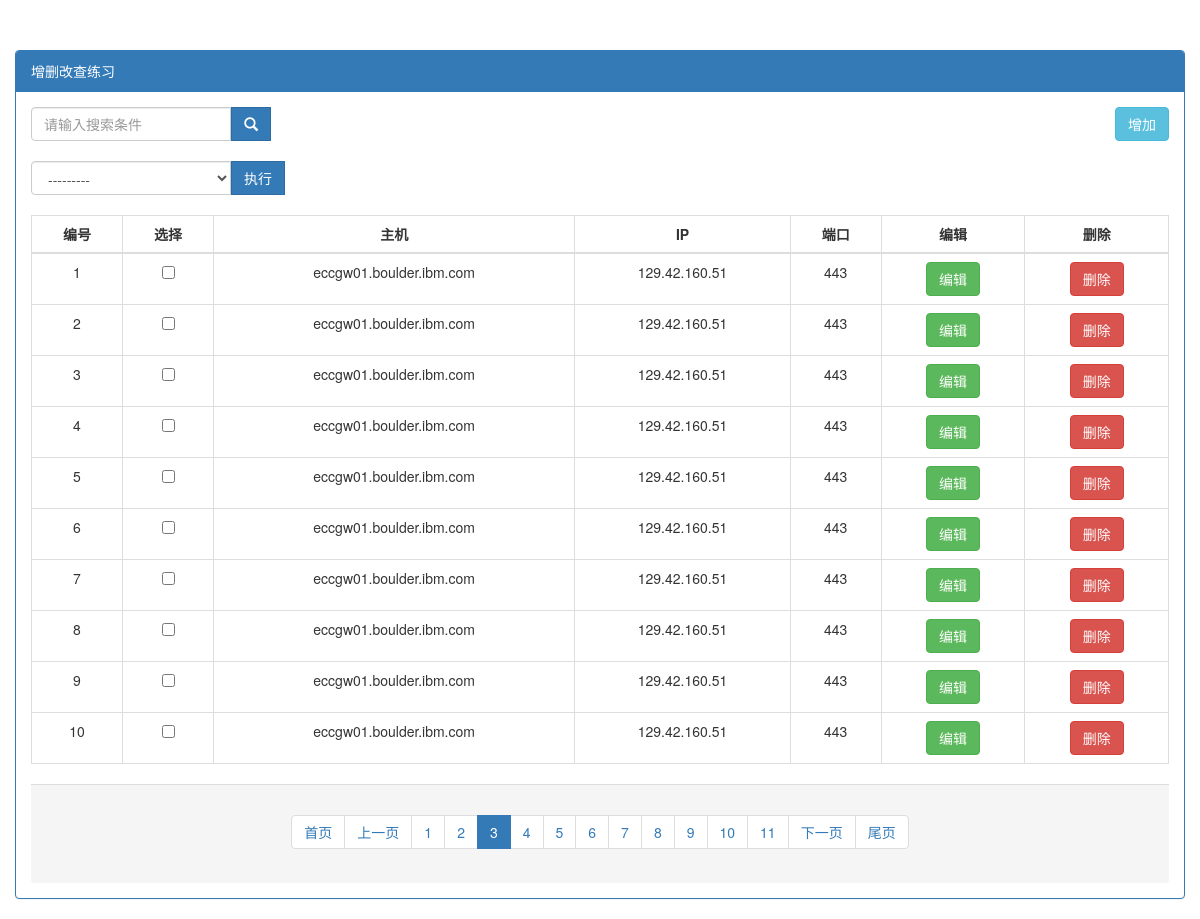
/user/?page=3, run on the app's committed database.
### app02/models.py (models this page shows, shortened)
class Host(models.Model):
    hostname = models.CharField(max_length=32,verbose_name="主机名")
    ip = models.GenericIPAddressField(protocol='both',verbose_name="IP")
    port = models.IntegerField(verbose_name='端口')

### app02/views.py (the view)
# urls.py: url(r'^user/$', user),
def user(request):
    if request.method == "POST":
        func_name_str = request.POST.get("list_action")
        pk_list = request.POST.getlist("pk")
        if func_name_str == "批量删除" and pk_list:
            Host.objects.filter(id__in=pk_list).delete()
            return redirect("/user/")
    key_word = request.GET.get("key",'')
    all_host = Host.objects.filter(Q(hostname__icontains=key_word)|Q(ip__icontains=key_word)|Q(port__icontains=key_word))
    pager_obj = Pagination(request.GET.get('page', 1), len(all_host), request.path_info, request.GET)
    user_list = all_host[pager_obj.start:pager_obj.end]
    html = pager_obj.page_html()
    list_condition = request.GET.urlencode()
    params = QueryDict(mutable=True)
    params['_list_filter'] = request.GET.urlencode()
    list_condition = params.urlencode()
    return render(request, 'user.html', {'host_list': user_list, "page_html": html,"list_condition":list_condition,})

### sugar/pager.py (called while the page is built)
    @property
    def start(self):
        return (self.current_page - 1) * self.per_page_count

    @property
    def end(self):
        return self.current_page * self.per_page_count

### templates/user.html (shortened to what this page needs)
{% load staticfiles %}
<!DOCTYPE html>
<html lang="en">
<head>
    <link rel="stylesheet" href="{% static 'stark/bootstrap/css/bootstrap.min.css' %}">
</head>
<body>
<div class="container" style="margin-top: 50px">
    <div class="row">
        <div class="panel panel-primary">
            <div class="panel-heading">增删改查练习</div>
            <div class="panel-body">
                <div class="pull-right" style="margin-bottom: 10px"><a href="/add/?{{ list_condition }}">
                    <button class="btn btn-info ">增加</button>
                </a>
                </div>
                <div class="input-group col-md-3">
                    <form method="get">
                        <input type="text" class="form-control" name="key" placeholder="请输入搜索条件" value=""
                               style="display: inline-block;width: 200px"/>
                        <button class=" btn btn-primary" style="border-radius: 0 !important;"><span class="glyphicon glyphicon-search"></span></button>
                    </form>
                </div>
                  <form method="post">
                <div class="input-group col-md-3" style="margin-top: 20px">
                        <div>
                            <select name="list_action" class="form-control" id=""
                                    style="display:inline-block;width: 200px;margin-bottom: 20px">
                                     <option  value="">---------</option>
                            </select>
                            <button class="btn btn-primary" style="border-radius: 0 !important;">执行</button>
                        </div>
                </div>
                <div>
                    <div>
                        <table class="table table-bordered table-hover text-center">
                            <thead>
                            <tr>
                                <th class="text-center">编号</th>
                                <th class="text-center">选择</th>
                                <th class="text-center">主机</th>
                                <th class="text-center">IP</th>
                                <th class="text-center">端口</th>
                                <th class="text-center">编辑</th>
                                <th class="text-center">删除</th>
                            </tr>
                            </thead>
                            <tbody>
                            {% for foo in host_list %}
                                <tr>
                                    <td>{{ forloop.counter }}</td>
                                    <td><input type="checkbox" name="pk" value="{{ foo.id }}"></td>
                                    <td>{{ foo.hostname }}</td>
                                    <td>{{ foo.ip }}</td>
                                    <td>{{ foo.port }}</td>
                                    <td><a href="/edit/{{ foo.id }}/?{{ list_condition }}">
                                        <span class="btn btn-success">编辑</span>
                                    </a></td>
                                    <td><a href="/delete/{{ foo.id }}/?{{ list_condition }}">
                                        <span class="btn btn-danger">删除</span>
                                    </a></td>
                                </tr>
                            {% endfor %}
                            </tbody>
                        </table>
                    </div>
                    <div class="panel-footer text-center">
                        <div class="bs-example" data-example-id="disabled-active-pagination">
                            <nav aria-label="...">
                                <ul class="pagination">
                                    {{ page_html|safe }}
                                </ul>
                            </nav>
                        </div>
                    </div>
                </div>
                      </form>
            </div>
        </div>
</body>
</html>

### data on the page
Host: hostname "eccgw01.boulder.ibm.com", ip "129.42.160.51", port "443"
Host: hostname "eccgw01.boulder.ibm.com", ip "129.42.160.51", port "443"
Host: hostname "eccgw01.boulder.ibm.com", ip "129.42.160.51", port "443"
Host: hostname "eccgw01.boulder.ibm.com", ip "129.42.160.51", port "443"
Host: hostname "eccgw01.boulder.ibm.com", ip "129.42.160.51", port "443"
Host: hostname "eccgw01.boulder.ibm.com", ip "129.42.160.51", port "443"
Host: hostname "eccgw01.boulder.ibm.com", ip "129.42.160.51", port "443"
Host: hostname "eccgw01.boulder.ibm.com", ip "129.42.160.51", port "443"
Host: hostname "eccgw01.boulder.ibm.com", ip "129.42.160.51", port "443"
Host: hostname "eccgw01.boulder.ibm.com", ip "129.42.160.51", port "443"

### other printed values
{{ page_html|safe }} "首页 上一页 1 2 3 4 5 6 7 8 9 10 11 下一页 尾页"
